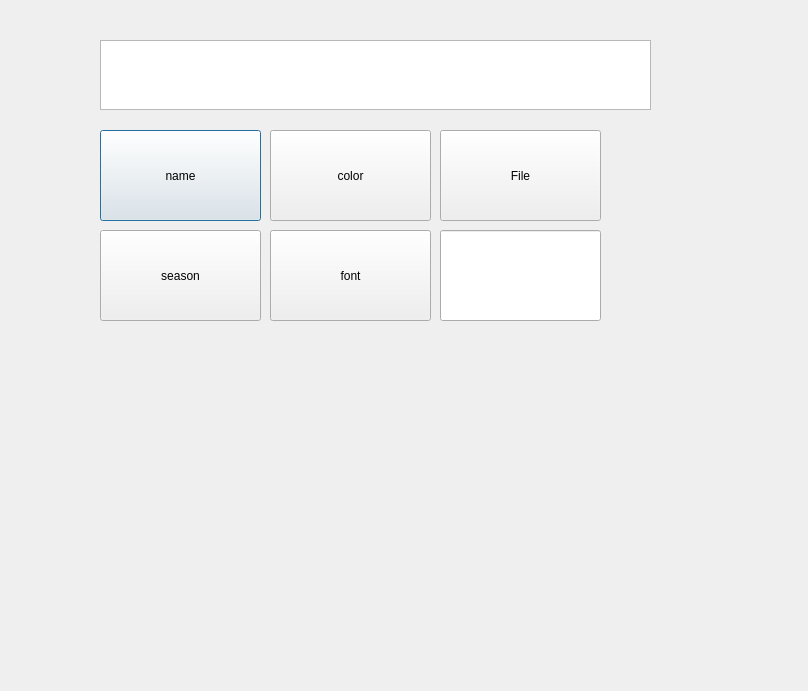
<?xml version="1.0" encoding="UTF-8"?>
<ui version="4.0">
 <class>Dialog</class>
 <widget class="QDialog" name="Dialog">
  <property name="geometry">
   <rect>
    <x>0</x>
    <y>0</y>
    <width>808</width>
    <height>691</height>
   </rect>
  </property>
  <property name="windowTitle">
   <string>Dialog</string>
  </property>
  <widget class="QTextEdit" name="textEdit">
   <property name="geometry">
    <rect>
     <x>100</x>
     <y>40</y>
     <width>551</width>
     <height>70</height>
    </rect>
   </property>
   <property name="readOnly">
    <bool>true</bool>
   </property>
  </widget>
  <widget class="QPushButton" name="pushButton">
   <property name="geometry">
    <rect>
     <x>100</x>
     <y>130</y>
     <width>161</width>
     <height>91</height>
    </rect>
   </property>
   <property name="text">
    <string>name</string>
   </property>
  </widget>
  <widget class="QPushButton" name="pushButton_2">
   <property name="geometry">
    <rect>
     <x>100</x>
     <y>230</y>
     <width>161</width>
     <height>91</height>
    </rect>
   </property>
   <property name="text">
    <string>season</string>
   </property>
  </widget>
  <widget class="QPushButton" name="pushButton_3">
   <property name="geometry">
    <rect>
     <x>270</x>
     <y>130</y>
     <width>161</width>
     <height>91</height>
    </rect>
   </property>
   <property name="text">
    <string>color</string>
   </property>
  </widget>
  <widget class="QPushButton" name="pushButton_4">
   <property name="geometry">
    <rect>
     <x>270</x>
     <y>230</y>
     <width>161</width>
     <height>91</height>
    </rect>
   </property>
   <property name="text">
    <string>font</string>
   </property>
  </widget>
  <widget class="QPushButton" name="pushButton_5">
   <property name="geometry">
    <rect>
     <x>440</x>
     <y>130</y>
     <width>161</width>
     <height>91</height>
    </rect>
   </property>
   <property name="text">
    <string>File</string>
   </property>
  </widget>
  <widget class="QLineEdit" name="lineEdit">
   <property name="geometry">
    <rect>
     <x>440</x>
     <y>230</y>
     <width>161</width>
     <height>91</height>
    </rect>
   </property>
   <property name="text">
    <string/>
   </property>
  </widget>
 </widget>
 <resources/>
 <connections/>
</ui>
